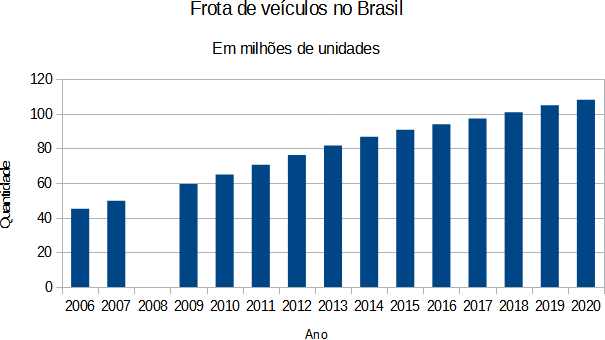
#> input picture SEMIC-2021/tabela-frota-veiculos-brasil.png, 605 x 340 px
$ python compare-body-ssim.py --first ../../SEMIC-2021/tabela-frota-veiculos-brasil.png --second ../../SEMIC-2021/tabela-tempos-entre-horarios-onibus.png   (older library calls are emulated)
#> lines starting #> are read from the running program, lines starting #| are printed output that depends on the picture; after the words box and inside, x2 and y2 are one past the last pixel; in counts of white or black regions, pixels touching at a corner belong together; long printed decimals are rounded
# https://www.pyimagesearch.com/2017/06/19/image-difference-with-opencv-and-python/

# import the necessary packages
from skimage.measure import compare_ssim
import argparse
import imutils
import cv2

# construct the argument parse and parse the arguments
ap = argparse.ArgumentParser()
ap.add_argument("-f", "--first", required=True, help="first input image")
ap.add_argument("-s", "--second", required=True, help="second")
args = vars(ap.parse_args())

# load the two input images
imageA = cv2.imread(args["first"])
#> imageA is the input picture: shape (340, 605, 3); mean B, G, R 228.2, 217, 205.1
imageB = cv2.imread(args["second"])
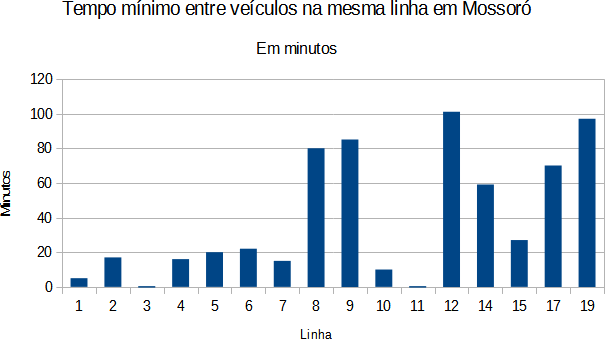
#> input picture SEMIC-2021/tabela-tempos-entre-horarios-onibus.png, 605 x 340 px
#> imageB is the input picture: shape (340, 605, 3); mean B, G, R 238.5, 232.7, 226.5

# convert the images to grayscale
grayA = cv2.cvtColor(imageA, cv2.COLOR_BGR2GRAY)
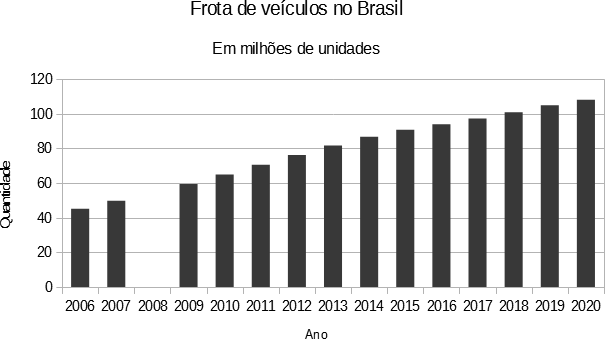
#> grayA: shape (340, 605); min 0, max 255, mean 214.8
grayB = cv2.cvtColor(imageB, cv2.COLOR_BGR2GRAY)

# compute the Structural Similarity Index (SSIM) between the two
# images, ensuring that the difference image is returned
(score, diff) = compare_ssim(grayA, grayB, full=True)
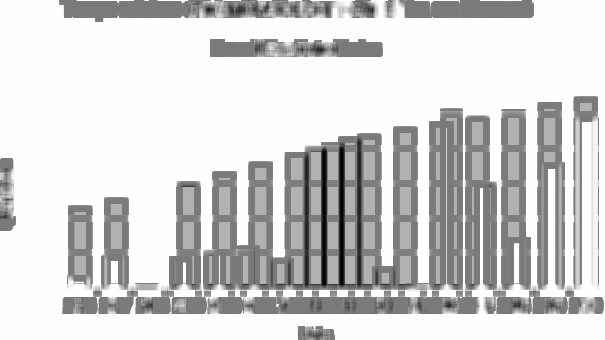
#> diff: shape (340, 605) float64; min -0.917, max 1, mean 0.662; drawn with min black and max white
#> score = 0.659
diff = (diff * 255).astype("uint8")
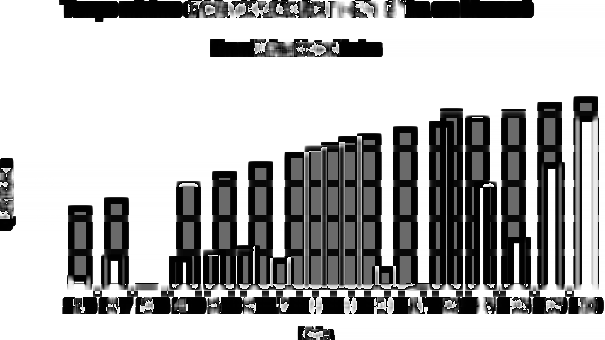
#> diff: shape (340, 605); min 0, max 255, mean 178
print("SSIM: {}".format(score))
#| SSIM: 0.6588

# threshold the difference image, followed by finding contours to
# obtain the regions of the two input images that differ
thresh = cv2.threshold(diff, 0, 255, cv2.THRESH_BINARY_INV | cv2.THRESH_OTSU)[1]
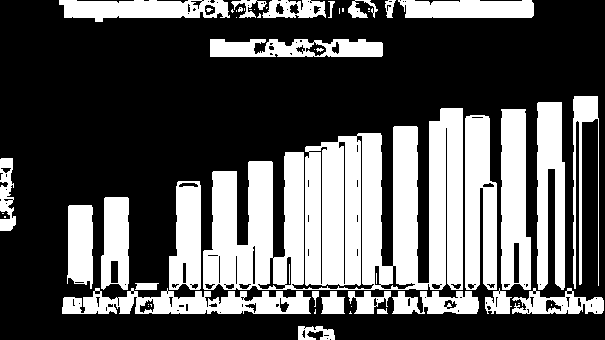
#> thresh: shape (340, 605); 34.4% white; 55 white regions (26 under 20 px)
contours = cv2.findContours(thresh.copy(), cv2.RETR_EXTERNAL, cv2.CHAIN_APPROX_SIMPLE)
#> contours = 46 contours, 19 with area under 20; largest, box (x1, y1, x2, y2) and area: (203, 108, 463, 290) 30057, (465, 115, 497, 290) 4480, (501, 109, 531, 290) 4475, (62, 288, 311, 314) 4026, (537, 102, 565, 290) 3823
contours = imutils.grab_contours(contours)

# loop over the contours
for c in contours:
	# compute the bounding box of the contour and then draw the
	# bounding box on both input images to represent where the two
	# images differ
	(x, y, w, h) = cv2.boundingRect(c)
	cv2.rectangle(imageA, (x, y), (x + w, y + h), (0, 0, 255), 2)
	cv2.rectangle(imageB, (x, y), (x + w, y + h), (0, 0, 255), 2)
#> this loop made 46 passes
#> (x, y, w, h) on passes 1, 2, 3, 4, 5, 7, 8, 9, 10, 11, 12, 13: (298, 326, 37, 14), (349, 311, 3, 3), (314, 309, 2, 5), (377, 308, 11, 6), (351, 306, 1, 1), (392, 291, 87, 23), (348, 291, 43, 23), (321, 291, 24, 23), (312, 291, 7, 16), (512, 288, 92, 26), (485, 288, 27, 26), (62, 288, 249, 26)
#> (c, x, y, w, h) on passes 6, 15, 16, 29, 30, 32: ([[518, 303], [519, 303]], 518, 303, 2, 1), ([[4, 216], [4, 217], [5, 217], [5, 216]], 4, 216, 2, 2), ([[2, 213], [3, 213]], 2, 213, 2, 1), ([[368, 11], [369, 11]], 368, 11, 2, 1), ([[236, 10], [236, 11]], 236, 10, 1, 2), ([[249, 9], [251, 9]], 249, 9, 3, 1)
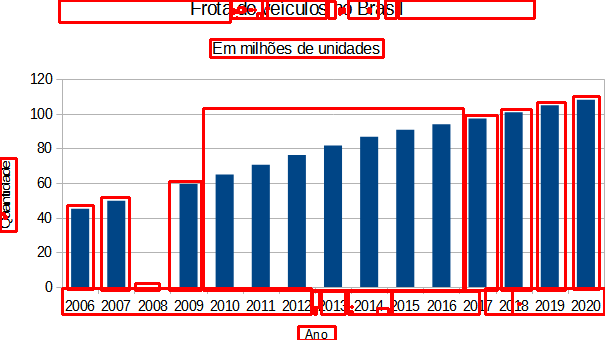
#> imageA: shape (340, 605, 3); 8.79% of pixels changed, all inside (x1, y1, x2, y2) = (0, 0, 605, 340)
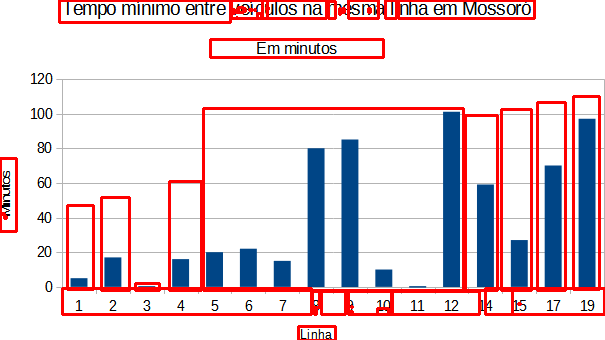
#> imageB: shape (340, 605, 3); 8.79% of pixels changed, all inside (x1, y1, x2, y2) = (0, 0, 605, 340)

# show the output images
cv2.imshow("Original", imageA)
cv2.imshow("Modified", imageB)
cv2.imshow("Diff", diff)
cv2.imshow("Thresh", thresh)
cv2.waitKey(0)
